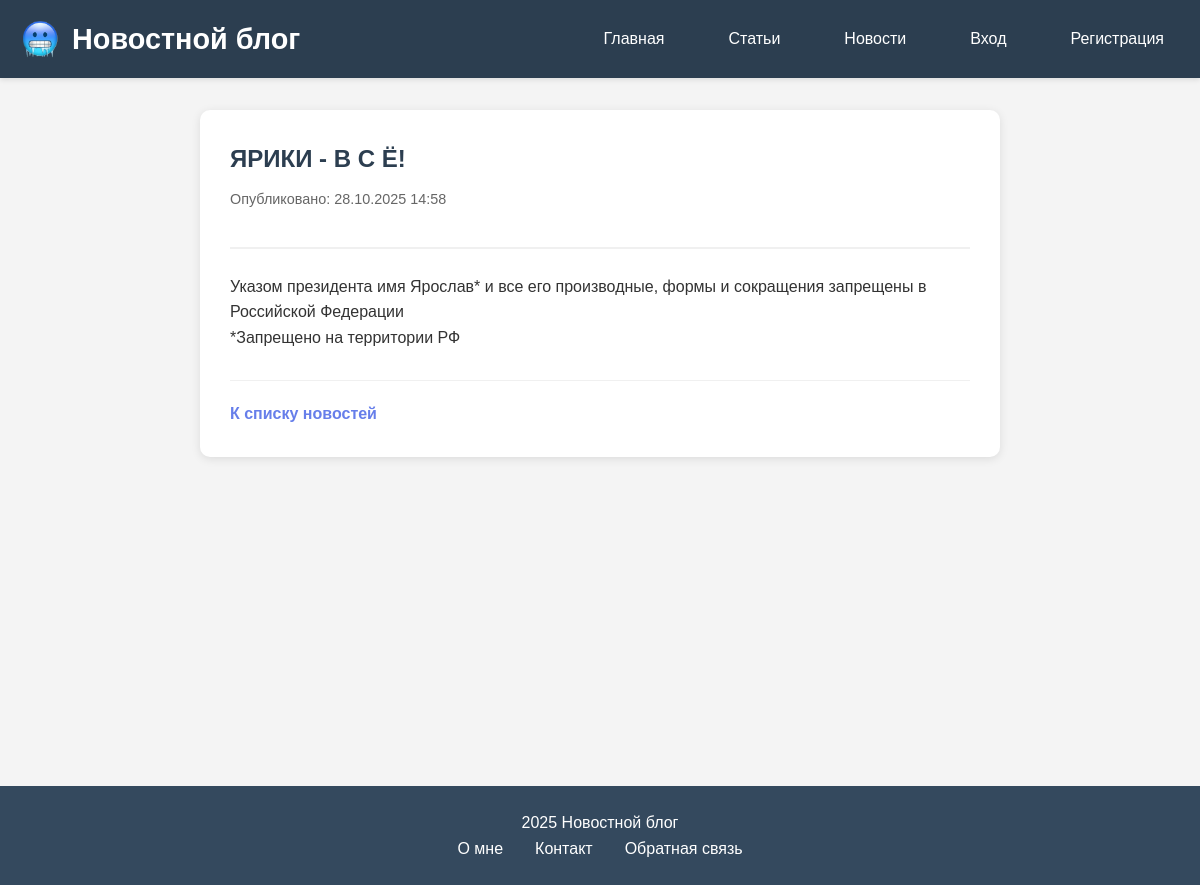
The page /news/1/ on the database its author committed.
### main/models.py (models this page shows, shortened)
class News(models.Model):
    title = models.CharField(max_length=200, verbose_name='Заголовок')
    content = models.TextField(verbose_name='Содержание')
    created_at = models.DateTimeField(default=timezone.now, verbose_name='Дата создания')
    updated_at = models.DateTimeField(auto_now=True)
    is_published = models.BooleanField(default=True, verbose_name='Опубликовано')
    class Meta:
        verbose_name = 'Новость'
        verbose_name_plural = 'Новости'
        ordering = ['-created_at']

### main/views.py (the view)
# urls.py: path('news/<int:news_id>/', views.news_open, name='news_open'),
def news_open(request, news_id):
    news_item = get_object_or_404(News, id=news_id, is_published=True)
    return render(request, 'main/news_open.html', {'news': news_item})

### main/templates/main/news_open.html (shortened to what this page needs)
{% extends "main/base.html" %}
{% load static %}
{% block content %}
<article class="news-detail">
    <div class="news-header">
        <h1>{{ news.title }}</h1>
        <div class="news-meta">
            <span class="news-date">Опубликовано: {{ news.created_at|date:"d.m.Y H:i" }}</span>
        </div>
    </div>
    <div class="news-content">
        {{ news.content|linebreaks }}
    </div>
    <div class="news-footer">
        <a href="{% url 'news_list' %}" class="btn-back">К списку новостей</a>
    </div>
</article>
{% endblock %}

### main/static/main/css/style.css (style rules this page uses)
* { margin: 0; padding: 0; box-sizing: border-box; }
body { font-family: 'Arial', sans-serif; line-height: 1.6; color: #333; background-color: #f4f4f4; }
.news-meta { margin-bottom: 15px; color: #666; font-size: 0.9rem; }
.news-content { line-height: 1.6; color: #333; margin-bottom: 15px; }
.news-detail { max-width: 800px; margin: 0 auto; background: white; padding: 30px; border-radius: 10px; box-shadow: 0 2px 10px rgba(0,0,0,0.1); }
.news-header { border-bottom: 2px solid #f0f0f0; padding-bottom: 20px; margin-bottom: 25px; }
.news-header h1 { color: #2c3e50; margin-bottom: 10px; }
.news-footer { margin-top: 30px; padding-top: 20px; border-top: 1px solid #f0f0f0; }
.btn-back { color: #667eea; text-decoration: none; font-weight: 600; }

### rows shown on the page
News: title "ЯРИКИ - В С Ё!", created_at "28.10.2025 14:58", content "Указом президента имя Ярослав* и все его производные, формы и сокращения запрещены в Российской Федерации *Запрещено на территории РФ"
